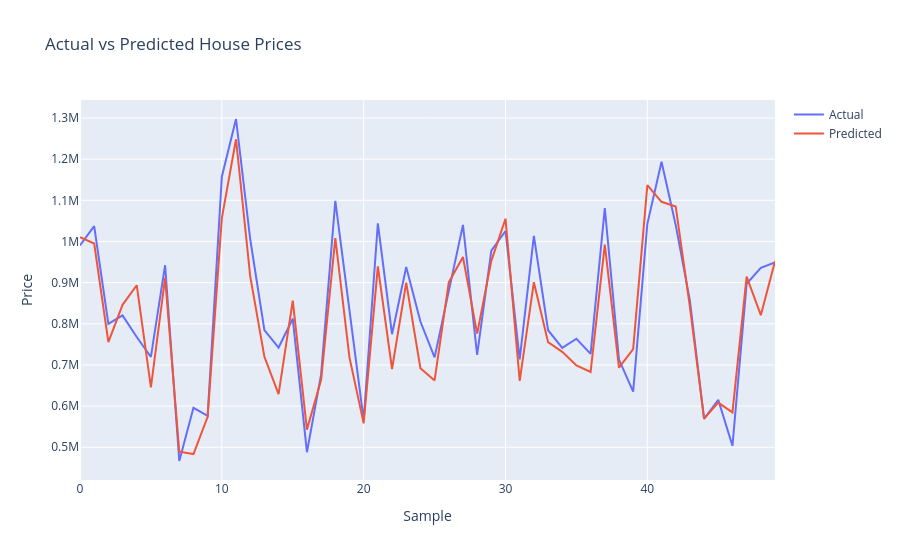

Write notebook code for a chart like this one.
### Markdown cell above
### chartrs for showing model accuracy

### Code cell
predictions = nerual_model.predict(X_test_scale).flatten()

fig = go.Figure()

fig.add_trace(
    go.Scatter(
        y=y_test.values[:50],
        mode="lines",
        name="Actual"
    )
)

fig.add_trace(
    go.Scatter(
        y=predictions[:50],
        mode="lines",
        name="Predicted"
    )
)

fig.update_layout(
    title="Actual vs Predicted House Prices",
    xaxis_title="Sample",
    yaxis_title="Price"
)

fig.show()

### Figure 1 — Plotly figure (JSON) as saved in the notebook; plotly's stock layout.template omitted (floating-point values rounded to 4 significant figures)
{"data": [{"mode": "lines", "name": "Actual", "type": "scatter", "y": [990458, 1037391, 799554, 820313, 767866, 719387, 942334, 466641, 595937, 576236, 1157230, 1297574, 1006007, 784847, 742292, 812359, 487990, 676943, 1098706, 828658, 565985, 1044170, 774759, 937798, 805515, 718316, 879424, 1040270, 724309, 977720, 1025520, 713533, 1013588, 784399, 741537, 763757, 726928, 1081011, 713077, 635126, 1042983, 1193765, 1040031, 856193, 569218, 615188, 503536, 897255, 936061, 949255]}, {"mode": "lines", "name": "Predicted", "type": "scatter", "y": [1011000.0, 995000.0, 755600.0, 846100.0, 893700.0, 645400.0, 911700.0, 489100.0, 483400.0, 573900.0, 1057000.0, 1248000.0, 915900.0, 720100.0, 629300.0, 856500.0, 542800.0, 663900.0, 1008000.0, 717800.0, 558200.0, 939700.0, 690100.0, 900000.0, 692300.0, 662300.0, 900500.0, 962300.0, 776000.0, 952900.0, 1055000.0, 661300.0, 901100.0, 755500.0, 731900.0, 698900.0, 683000.0, 992500.0, 693700.0, 738700.0, 1137000.0, 1096000.0, 1085000.0, 841200.0, 569600.0, 608400.0, 584700.0, 914700.0, 821000.0, 951800.0]}], "layout": {"title": {"text": "Actual vs Predicted House Prices"}, "xaxis": {"title": {"text": "Sample"}}, "yaxis": {"title": {"text": "Price"}}}}
